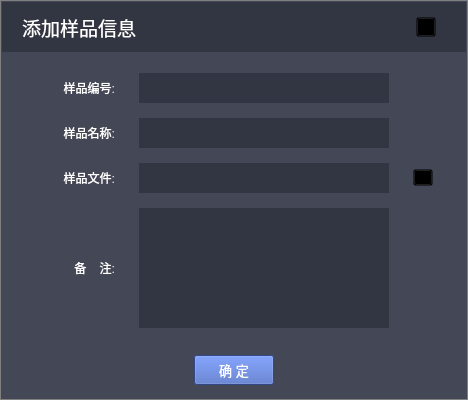
<?xml version="1.0" encoding="UTF-8"?>
<ui version="4.0">
 <class>Form</class>
 <widget class="QWidget" name="Form">
  <property name="geometry">
   <rect>
    <x>0</x>
    <y>0</y>
    <width>468</width>
    <height>400</height>
   </rect>
  </property>
  <property name="windowTitle">
   <string>Form</string>
  </property>
  <property name="styleSheet">
   <string notr="true">QGroupBox{border:none}
QLabel{background-color:transparent;color:white;}
QPushButton{background-color:transparent;color:white;font-family:&quot;宋体&quot;;font-size:10pt;}
QLineEdit,QPlainTextEdit{background-color: rgb(50, 53, 66);color:white;border:none;}
#lblFormName{font-family:&quot;宋体&quot;;font-size:14pt;}
#lblTitle{font-family:&quot;宋体&quot;;font-size:10pt;}
#gbxTop{background-color:#323542}
#gbxContent{background-color:#444756}
#gbxClose{background-color:transparent;}
#btnOk{background-color:#4463be;color:white;}
#gbxContent{border:1px solid gray;}
#btnClose{border-image: url(./Res/叉.png)}
#btnOpenFile{border-image:url(./Res/folder.png)}


</string>
  </property>
  <layout class="QHBoxLayout" name="horizontalLayout_6">
   <property name="spacing">
    <number>0</number>
   </property>
   <property name="leftMargin">
    <number>0</number>
   </property>
   <property name="topMargin">
    <number>0</number>
   </property>
   <property name="rightMargin">
    <number>0</number>
   </property>
   <property name="bottomMargin">
    <number>0</number>
   </property>
   <item>
    <widget class="QGroupBox" name="gbxContent">
     <property name="title">
      <string/>
     </property>
     <layout class="QVBoxLayout" name="verticalLayout">
      <property name="spacing">
       <number>0</number>
      </property>
      <property name="leftMargin">
       <number>2</number>
      </property>
      <property name="topMargin">
       <number>2</number>
      </property>
      <property name="rightMargin">
       <number>2</number>
      </property>
      <property name="bottomMargin">
       <number>15</number>
      </property>
      <item>
       <widget class="QGroupBox" name="gbxTop">
        <property name="minimumSize">
         <size>
          <width>0</width>
          <height>50</height>
         </size>
        </property>
        <property name="maximumSize">
         <size>
          <width>16777215</width>
          <height>50</height>
         </size>
        </property>
        <property name="title">
         <string/>
        </property>
        <layout class="QHBoxLayout" name="horizontalLayout">
         <property name="leftMargin">
          <number>20</number>
         </property>
         <property name="rightMargin">
          <number>30</number>
         </property>
         <item>
          <widget class="QLabel" name="lblFormName">
           <property name="text">
            <string>添加样品信息</string>
           </property>
          </widget>
         </item>
         <item>
          <widget class="QPushButton" name="btnClose">
           <property name="minimumSize">
            <size>
             <width>20</width>
             <height>20</height>
            </size>
           </property>
           <property name="maximumSize">
            <size>
             <width>20</width>
             <height>20</height>
            </size>
           </property>
           <property name="text">
            <string/>
           </property>
          </widget>
         </item>
        </layout>
       </widget>
      </item>
      <item>
       <widget class="QGroupBox" name="gbxBottom">
        <property name="title">
         <string/>
        </property>
        <layout class="QVBoxLayout" name="verticalLayout_2">
         <property name="spacing">
          <number>0</number>
         </property>
         <property name="leftMargin">
          <number>0</number>
         </property>
         <property name="topMargin">
          <number>0</number>
         </property>
         <property name="rightMargin">
          <number>0</number>
         </property>
         <property name="bottomMargin">
          <number>0</number>
         </property>
         <item>
          <widget class="QGroupBox" name="groupBox_3">
           <property name="title">
            <string/>
           </property>
           <layout class="QVBoxLayout" name="verticalLayout_3">
            <item>
             <layout class="QGridLayout" name="gridLayout">
              <property name="topMargin">
               <number>0</number>
              </property>
              <property name="bottomMargin">
               <number>6</number>
              </property>
              <property name="horizontalSpacing">
               <number>0</number>
              </property>
              <property name="verticalSpacing">
               <number>15</number>
              </property>
              <item row="0" column="0">
               <widget class="QLabel" name="label">
                <property name="maximumSize">
                 <size>
                  <width>80</width>
                  <height>32</height>
                 </size>
                </property>
                <property name="layoutDirection">
                 <enum>Qt::LeftToRight</enum>
                </property>
                <property name="text">
                 <string>样品编号:</string>
                </property>
                <property name="alignment">
                 <set>Qt::AlignRight|Qt::AlignTrailing|Qt::AlignVCenter</set>
                </property>
               </widget>
              </item>
              <item row="0" column="1">
               <widget class="QLineEdit" name="txtSampleNo">
                <property name="minimumSize">
                 <size>
                  <width>250</width>
                  <height>30</height>
                 </size>
                </property>
                <property name="maximumSize">
                 <size>
                  <width>250</width>
                  <height>32</height>
                 </size>
                </property>
               </widget>
              </item>
              <item row="1" column="0">
               <widget class="QLabel" name="label_2">
                <property name="maximumSize">
                 <size>
                  <width>80</width>
                  <height>32</height>
                 </size>
                </property>
                <property name="layoutDirection">
                 <enum>Qt::LeftToRight</enum>
                </property>
                <property name="text">
                 <string>样品名称:</string>
                </property>
                <property name="alignment">
                 <set>Qt::AlignRight|Qt::AlignTrailing|Qt::AlignVCenter</set>
                </property>
               </widget>
              </item>
              <item row="1" column="1">
               <widget class="QLineEdit" name="txtSampleName">
                <property name="minimumSize">
                 <size>
                  <width>250</width>
                  <height>30</height>
                 </size>
                </property>
                <property name="maximumSize">
                 <size>
                  <width>250</width>
                  <height>32</height>
                 </size>
                </property>
               </widget>
              </item>
              <item row="2" column="0">
               <widget class="QLabel" name="label_3">
                <property name="maximumSize">
                 <size>
                  <width>80</width>
                  <height>32</height>
                 </size>
                </property>
                <property name="layoutDirection">
                 <enum>Qt::LeftToRight</enum>
                </property>
                <property name="text">
                 <string>样品文件:</string>
                </property>
                <property name="alignment">
                 <set>Qt::AlignRight|Qt::AlignTrailing|Qt::AlignVCenter</set>
                </property>
               </widget>
              </item>
              <item row="2" column="1">
               <widget class="QLineEdit" name="txtSampleFile">
                <property name="minimumSize">
                 <size>
                  <width>250</width>
                  <height>30</height>
                 </size>
                </property>
                <property name="maximumSize">
                 <size>
                  <width>250</width>
                  <height>32</height>
                 </size>
                </property>
               </widget>
              </item>
              <item row="3" column="0">
               <widget class="QLabel" name="label_4">
                <property name="maximumSize">
                 <size>
                  <width>80</width>
                  <height>32</height>
                 </size>
                </property>
                <property name="layoutDirection">
                 <enum>Qt::LeftToRight</enum>
                </property>
                <property name="text">
                 <string>备    注:</string>
                </property>
                <property name="alignment">
                 <set>Qt::AlignRight|Qt::AlignTrailing|Qt::AlignVCenter</set>
                </property>
               </widget>
              </item>
              <item row="3" column="1">
               <widget class="QPlainTextEdit" name="txtSampleComment">
                <property name="minimumSize">
                 <size>
                  <width>250</width>
                  <height>0</height>
                 </size>
                </property>
                <property name="maximumSize">
                 <size>
                  <width>250</width>
                  <height>120</height>
                 </size>
                </property>
               </widget>
              </item>
              <item row="2" column="2">
               <widget class="QPushButton" name="btnOpenFile">
                <property name="minimumSize">
                 <size>
                  <width>20</width>
                  <height>17</height>
                 </size>
                </property>
                <property name="maximumSize">
                 <size>
                  <width>20</width>
                  <height>17</height>
                 </size>
                </property>
                <property name="text">
                 <string/>
                </property>
               </widget>
              </item>
             </layout>
            </item>
           </layout>
          </widget>
         </item>
         <item>
          <widget class="QGroupBox" name="groupBox_2">
           <property name="minimumSize">
            <size>
             <width>0</width>
             <height>30</height>
            </size>
           </property>
           <property name="maximumSize">
            <size>
             <width>16777215</width>
             <height>30</height>
            </size>
           </property>
           <property name="title">
            <string/>
           </property>
           <layout class="QHBoxLayout" name="horizontalLayout_2">
            <property name="spacing">
             <number>0</number>
            </property>
            <property name="leftMargin">
             <number>0</number>
            </property>
            <property name="topMargin">
             <number>0</number>
            </property>
            <property name="rightMargin">
             <number>0</number>
            </property>
            <property name="bottomMargin">
             <number>0</number>
            </property>
            <item>
             <widget class="QPushButton" name="btnOk">
              <property name="minimumSize">
               <size>
                <width>80</width>
                <height>30</height>
               </size>
              </property>
              <property name="maximumSize">
               <size>
                <width>80</width>
                <height>30</height>
               </size>
              </property>
              <property name="text">
               <string>确 定</string>
              </property>
             </widget>
            </item>
           </layout>
          </widget>
         </item>
        </layout>
       </widget>
      </item>
     </layout>
    </widget>
   </item>
  </layout>
 </widget>
 <resources/>
 <connections/>
</ui>
